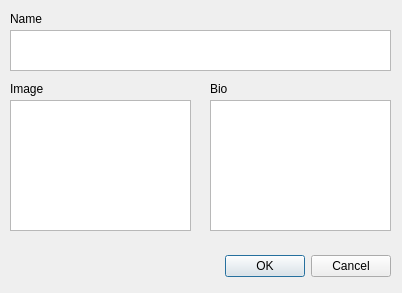
<?xml version="1.0" encoding="UTF-8"?>
<ui version="4.0">
 <class>AddCharacterDialog</class>
 <widget class="QDialog" name="AddCharacterDialog">
  <property name="geometry">
   <rect>
    <x>0</x>
    <y>0</y>
    <width>402</width>
    <height>293</height>
   </rect>
  </property>
  <property name="windowTitle">
   <string>Dialog</string>
  </property>
  <widget class="QDialogButtonBox" name="buttonBox">
   <property name="geometry">
    <rect>
     <x>10</x>
     <y>250</y>
     <width>381</width>
     <height>32</height>
    </rect>
   </property>
   <property name="orientation">
    <enum>Qt::Horizontal</enum>
   </property>
   <property name="standardButtons">
    <set>QDialogButtonBox::Cancel|QDialogButtonBox::Ok</set>
   </property>
  </widget>
  <widget class="ClickableGraphicsView" name="CharacterImageEdit">
   <property name="geometry">
    <rect>
     <x>10</x>
     <y>100</y>
     <width>181</width>
     <height>131</height>
    </rect>
   </property>
  </widget>
  <widget class="QPlainTextEdit" name="CharacterNameEdit">
   <property name="geometry">
    <rect>
     <x>10</x>
     <y>30</y>
     <width>381</width>
     <height>41</height>
    </rect>
   </property>
  </widget>
  <widget class="QPlainTextEdit" name="CharacterBioEdit">
   <property name="geometry">
    <rect>
     <x>210</x>
     <y>100</y>
     <width>181</width>
     <height>131</height>
    </rect>
   </property>
  </widget>
  <widget class="QLabel" name="label">
   <property name="geometry">
    <rect>
     <x>10</x>
     <y>10</y>
     <width>58</width>
     <height>18</height>
    </rect>
   </property>
   <property name="text">
    <string>Name</string>
   </property>
  </widget>
  <widget class="QLabel" name="label_2">
   <property name="geometry">
    <rect>
     <x>210</x>
     <y>80</y>
     <width>58</width>
     <height>18</height>
    </rect>
   </property>
   <property name="text">
    <string>Bio</string>
   </property>
  </widget>
  <widget class="QLabel" name="label_3">
   <property name="geometry">
    <rect>
     <x>10</x>
     <y>80</y>
     <width>58</width>
     <height>18</height>
    </rect>
   </property>
   <property name="text">
    <string>Image</string>
   </property>
  </widget>
 </widget>
 <customwidgets>
  <customwidget>
   <class>ClickableGraphicsView</class>
   <extends>QGraphicsView</extends>
   <header>CustomWidgets/ClickableGraphicsView.h</header>
  </customwidget>
 </customwidgets>
 <resources/>
 <connections>
  <connection>
   <sender>buttonBox</sender>
   <signal>accepted()</signal>
   <receiver>AddCharacterDialog</receiver>
   <slot>accept()</slot>
   <hints>
    <hint type="sourcelabel">
     <x>248</x>
     <y>254</y>
    </hint>
    <hint type="destinationlabel">
     <x>157</x>
     <y>274</y>
    </hint>
   </hints>
  </connection>
  <connection>
   <sender>buttonBox</sender>
   <signal>rejected()</signal>
   <receiver>AddCharacterDialog</receiver>
   <slot>reject()</slot>
   <hints>
    <hint type="sourcelabel">
     <x>316</x>
     <y>260</y>
    </hint>
    <hint type="destinationlabel">
     <x>286</x>
     <y>274</y>
    </hint>
   </hints>
  </connection>
 </connections>
</ui>
